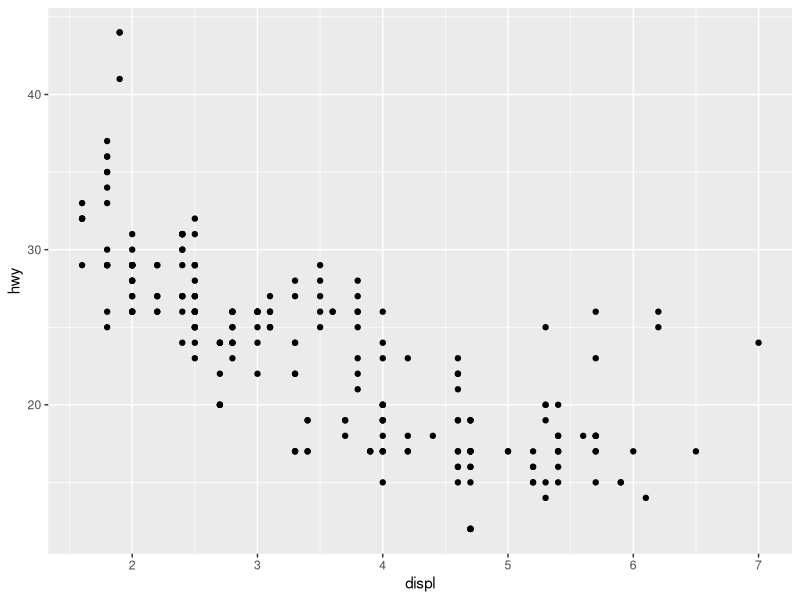
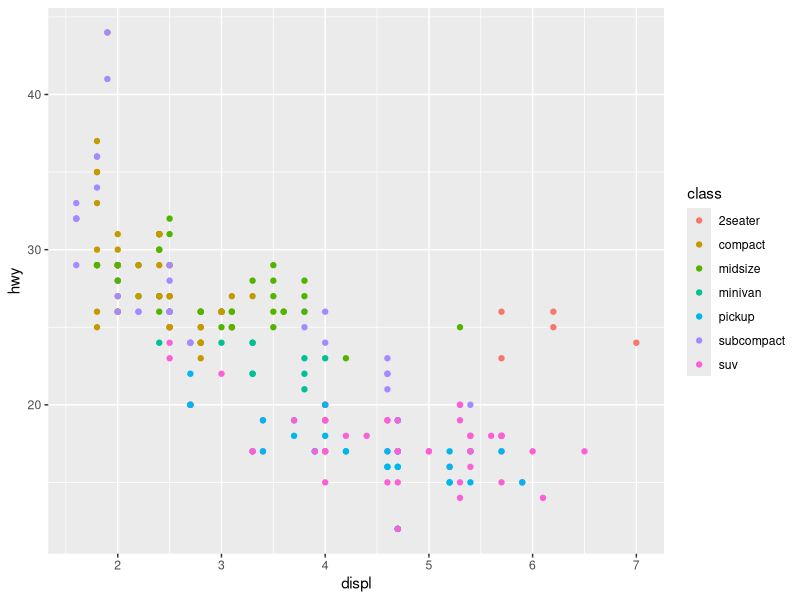
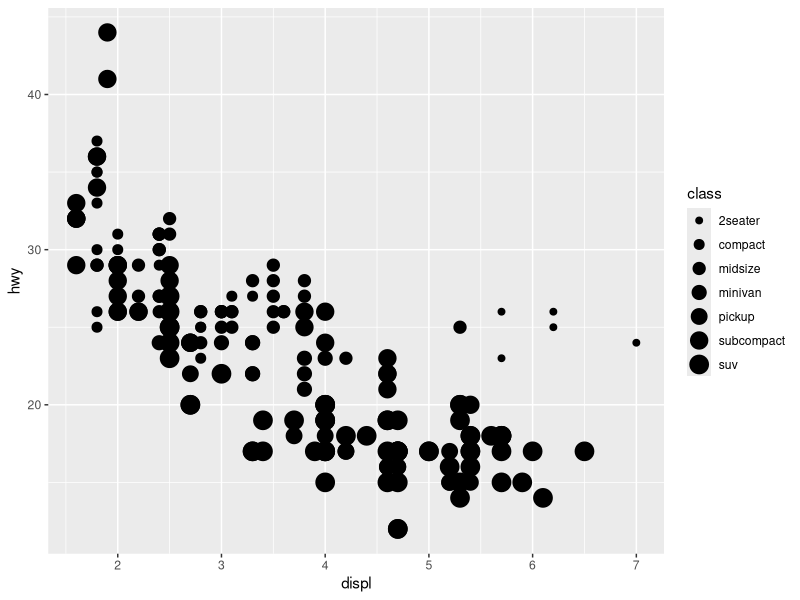
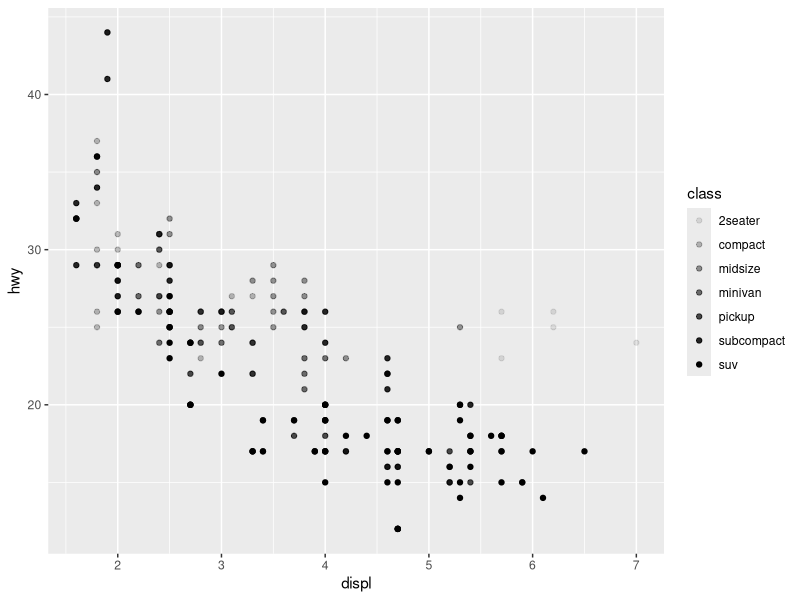
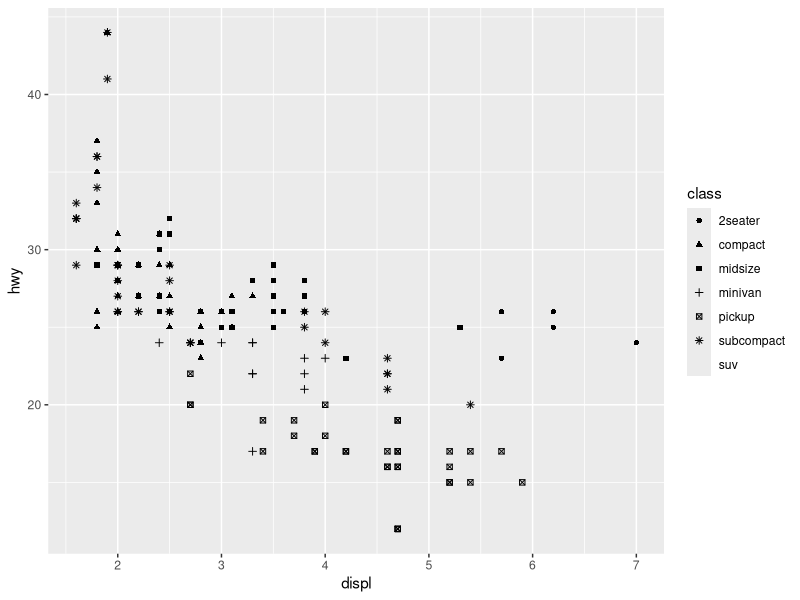
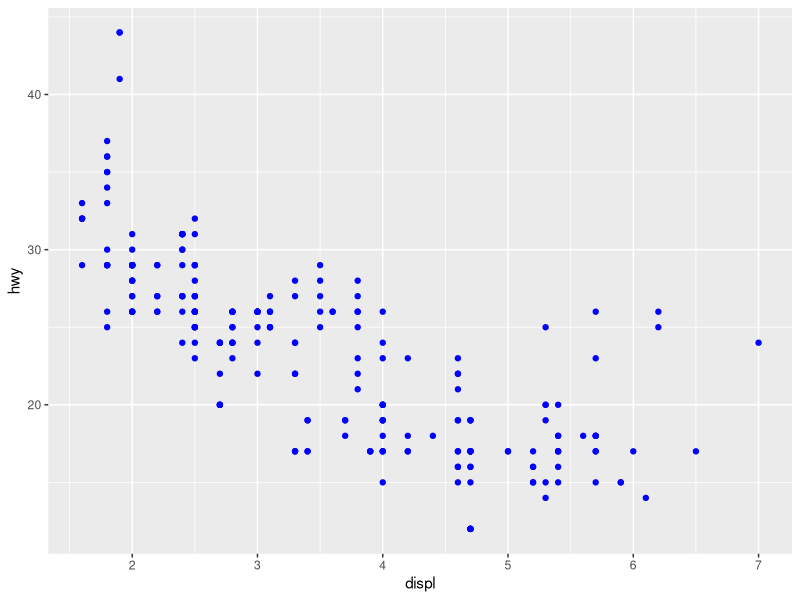
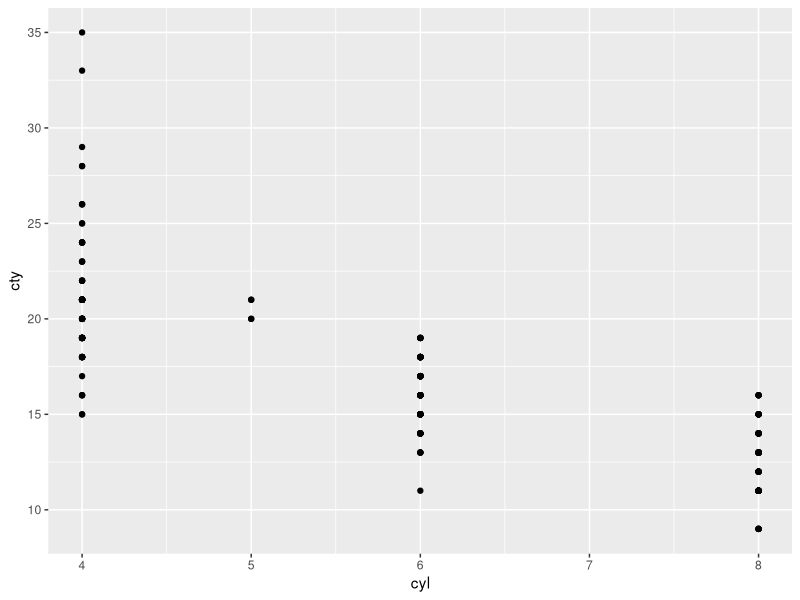
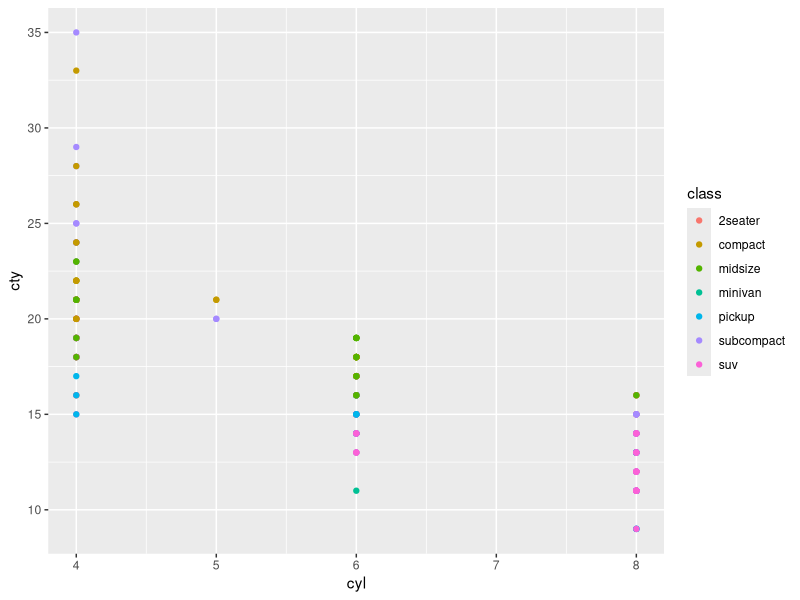

Here is the R script that generated these plots, in order:
installed.packages("tidyverse")
library(tidyverse)
#read data MPG
mpg

#info about data
?mpg
head(mpg)
tail(mpg)

#create ggplot
#scatter plot
ggplot(data = mpg)+geom_point(mapping = aes(x=displ,y=hwy))

#class of the car
ggplot(data = mpg)+geom_point(mapping = aes(x=displ,y=hwy, color=class))
ggplot(data = mpg)+geom_point(mapping = aes(x=displ,y=hwy, size=class))                              
ggplot(data = mpg)+geom_point(mapping = aes(x=displ,y=hwy, alpha=class))
ggplot(data = mpg)+geom_point(mapping = aes(x=displ,y=hwy, shape=class))
ggplot(data = mpg)+geom_point(mapping = aes(x=displ,y=hwy), color="blue")

#plot: cty vs cyl
ggplot(data = mpg)+geom_point(mapping = aes(x=cyl,y=cty))
ggplot(data = mpg)+geom_point(mapping = aes(x=cyl,y=cty, color=class))

#facet
ggplot(data=mpg)+geom_point(mapping=aes(x=displ,y=hwy))+facet_wrap(~class,nrow=2)

#geometric objects
ggplot(data=mpg)+geom_smooth(mapping=aes(x=displ,y=hwy))
ggplot(data=mpg)+geom_smooth(mapping=aes(x=displ,y=hwy,linetype=drv))

#combine
ggplot(data=mpg)+geom_point(mapping=aes(x=displ,y=hwy))+geom_smooth(mapping=aes(x=displ,y=hwy))

#add class
ggplot(data=mpg, mapping=aes(x=displ,y=hwy))+geom_point(mapping=aes(color=class))+geom_smooth()

#certain data only
ggplot(data=mpg, mapping=aes(x=displ, y=hwy))+geom_point(mapping=aes(color=class))+geom_smooth(data=filter(mpg,class=="subcompact"),se=FALSE)

#box plot
ggplot(data=mpg)+geom_boxplot(mapping=aes(x=class,y=hwy,color=class))
ggplot(data=mpg)+geom_boxplot(mapping=aes(x=class,y=hwy,color=class))+coord_flip()

#bar plot()
#data diamonds
diamonds
ggplot(data=diamonds)+geom_bar(mapping=aes(x=cut))

#for colour
ggplot(data=diamonds)+geom_bar(mapping=aes(x=color))

#stat_count
ggplot(data=diamonds)+stat_count(mapping=aes(x=cut))

#plot cut vs probability
ggplot(data=diamonds)+geom_bar(mapping=aes(x=cut,y=stat(prop),group=1))

#detail statistical info
ggplot(data=diamonds)+stat_summary(mapping=aes(x=cut,y=depth),fun.min=min,fun.max=max,fun=median)

#change bar colour
ggplot(data=diamonds)+geom_bar(mapping=aes(x=cut,color=cut))
ggplot(data=diamonds)+geom_bar(mapping=aes(x=cut,fill=cut))
ggplot(data=diamonds)+geom_bar(mapping=aes(x=cut,fill=clarity))
ggplot(data=diamonds)+geom_bar(mapping=aes(x=cut,fill=color))

#stacking
ggplot(data=diamonds)+geom_bar(mapping=aes(x=cut, fill=clarity),position='fill')

#position dodge
ggplot(data=diamonds)+geom_bar(mapping=aes(x=cut, fill=clarity),position='dodge')

bar <- ggplot(data=diamonds)+geom_bar(mapping=aes(x=cut,fill=cut),show.legend=FALSE,width=1)+
  theme(aspect.ratio=1)+labs(x=NULL,y=NULL)

bar+coord_flip()
bar+coord_polar()

#pie chart (own data)
data <- data.frame(group=LETTERS[1:5],value=c(13,7,9,21,2))
data

ggplot(data,aes(x="",y=value,fill=group))+geom_bar(stat="identity",width=1)+coord_polar("y",start=0)



ggplot(data=diamonds)+geom_bar(mapping=aes(x=cut, y=stat(prop),group=1))
